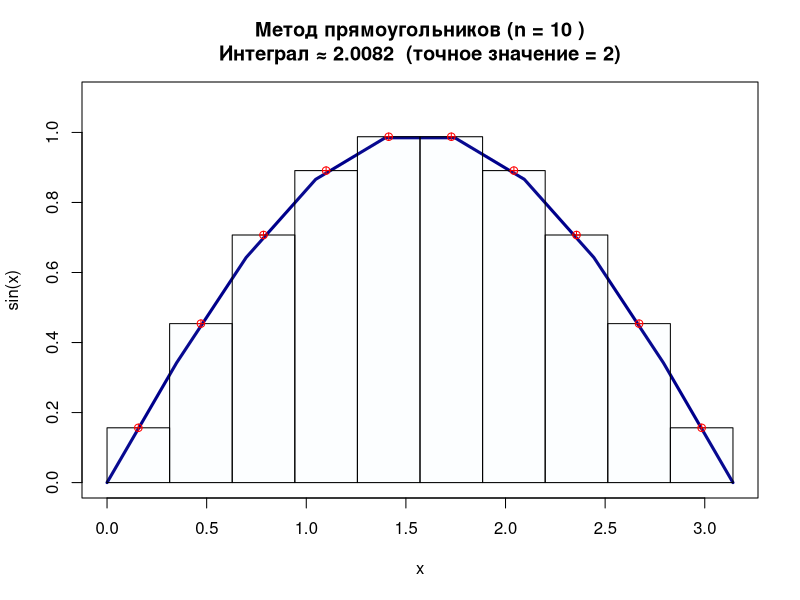

Write the R code that produced this figure.

# Исходная функция
f = function(x) { return(sin(x)) }

# Модифицированная функция интегрирования с сохранением данных прямоугольников
integrRectangle = function(f, a, b, n) {
  dx = (b - a) / n
  res = 0
  rectangles = data.frame(left=numeric(n), right=numeric(n), height=numeric(n))
  
  for (i in 1:n) {
    l = a + dx * (i - 1)   # левая граница прямоугольника
    r = l + dx             # правая граница
    h = f((l + r) / 2)     # высота в средней точке
    res = res + dx * h
    
    # Сохраняем параметры прямоугольника
    rectangles[i,] = c(l, r, h)
  }
  
  return(list(integral=res, rectangles=rectangles))
}

# Параметры интегрирования
a = 0
b = pi
n = 10  # Уменьшено для наглядности визуализации

# Вычисляем интеграл и получаем данные прямоугольников
result = integrRectangle(f, a, b, n)
integrNum = result$integral
rects = result$rectangles

# Создаем основу графика
x = seq(a, b, length.out=n) # 500
y = f(x)

plot(x, y, type="l", 
     lwd=3, 
     col="darkblue",
     main=paste("Метод прямоугольников (n =", n, ")\nИнтеграл ≈", round(integrNum, 4),
                " (точное значение = 2)"),
     xlab="x", ylab="sin(x)", 
     ylim=c(0, 1.1)
     )

# Рисуем прямоугольники
rect(rects$left, 0, rects$right, rects$height,
     col=rgb(0.7, 0.9, 1, alpha=0.04),
     #col="lightgrey", 
     
     border="black"
     )

# Добавляем точки средних значений
midpoints = (rects$left + rects$right)/2
points(midpoints, rects$height, pch=n, col="red") # 20

# # Легенда
# legend("topright", 
#        legend=c("sin(x)", "Прямоугольники", "Средние точки"),
#        col=c("darkblue", "lightgrey", "red"),
#        lty=c(1, NA, NA), lwd=c(2, NA, NA),
#        pch=c(NA, 15, 20), pt.cex=c(NA, 2, 1),
#        bg="white")
